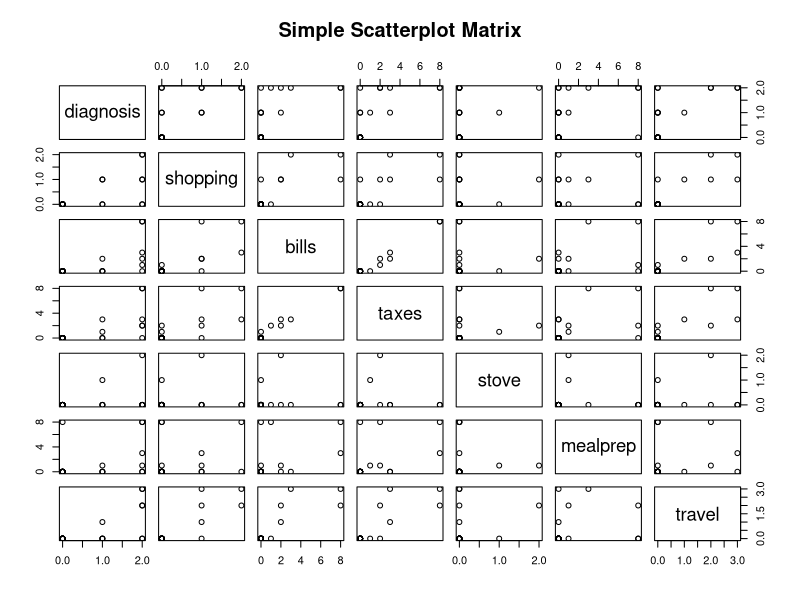
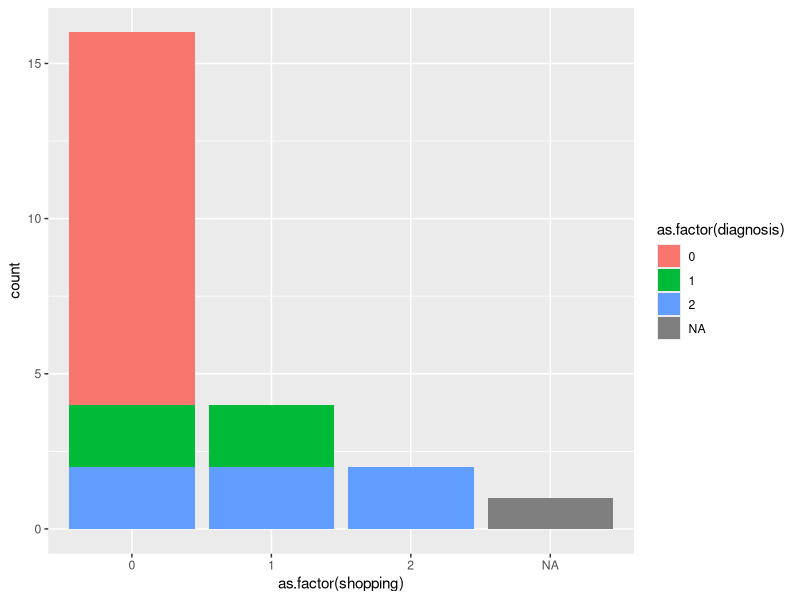
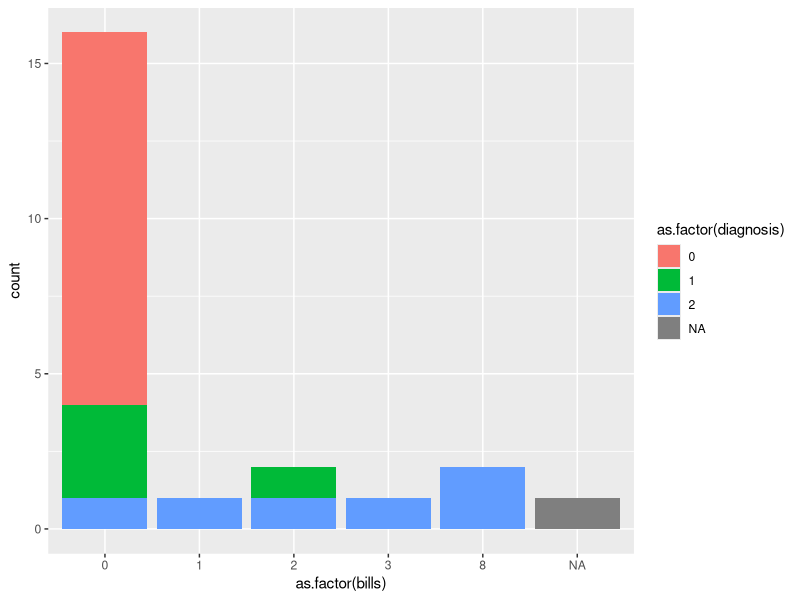
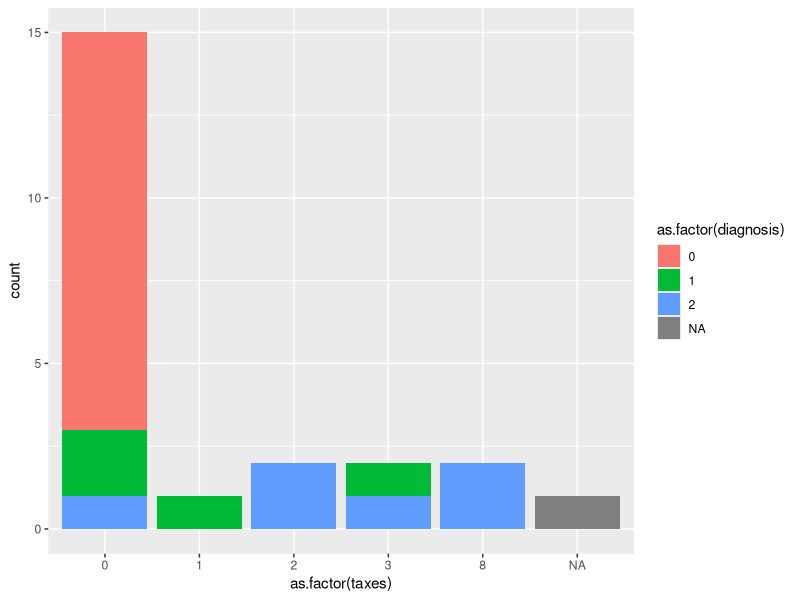
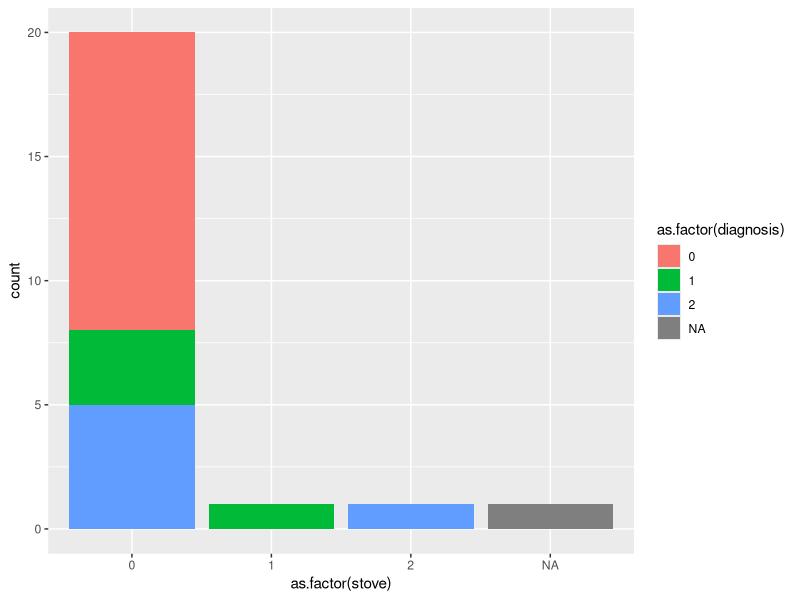
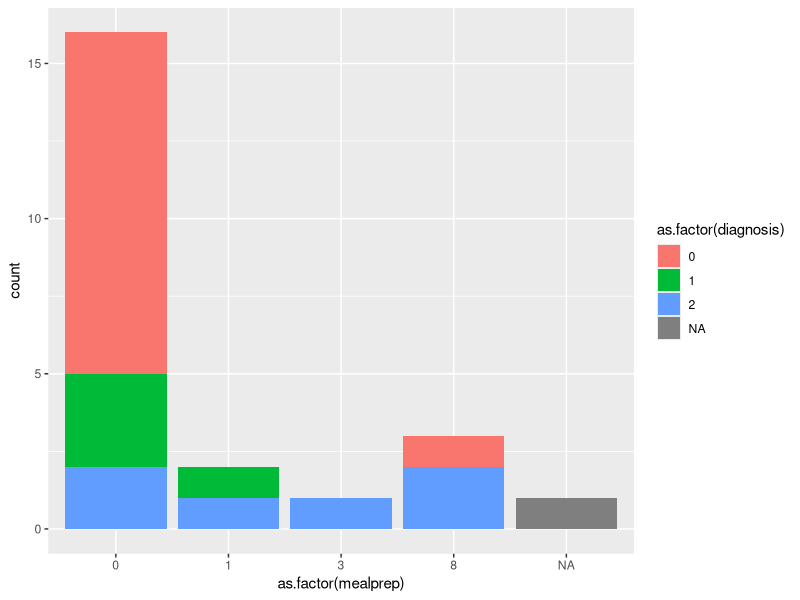
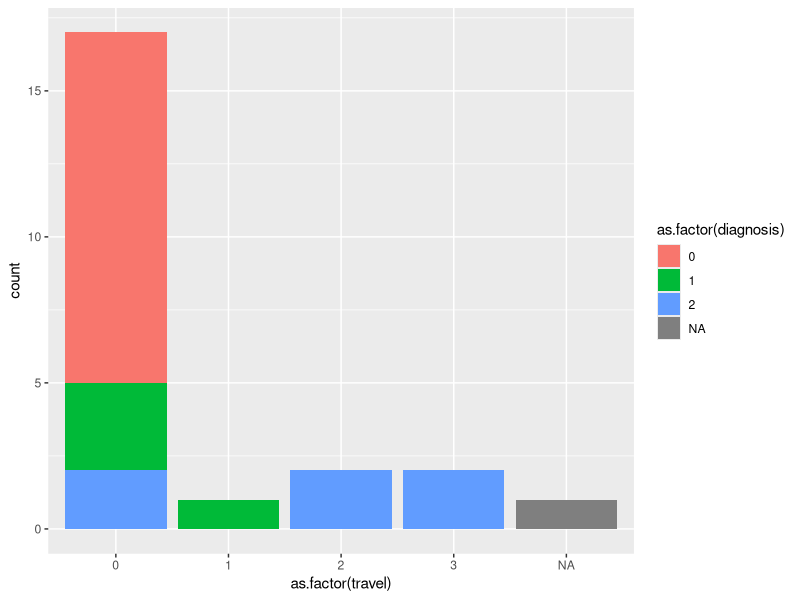
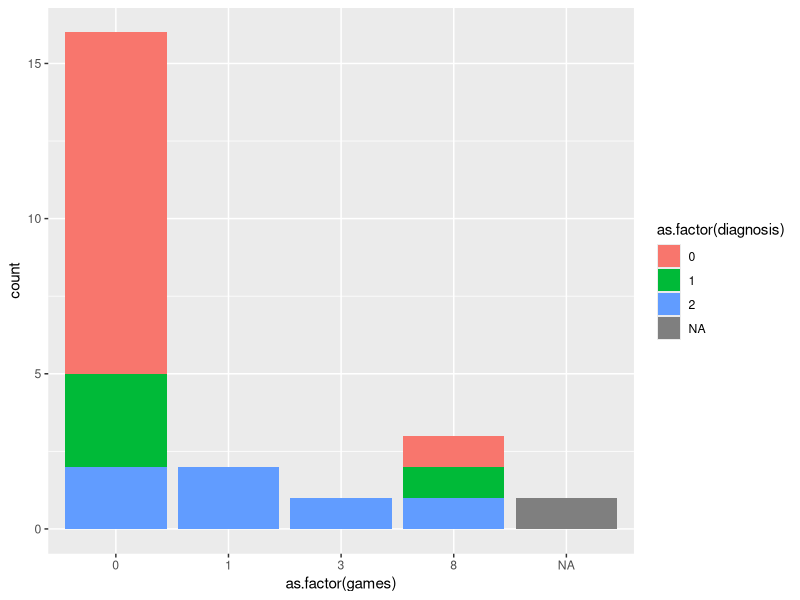

Generate these figures, in order, with R:
## ---- chunk 1
alz <- read.csv("alzheimer_data.csv")
attach(alz)
library(car)
library(ggplot2)
## ---- chunk 2
 
ran <- sample(1:2700,2700)
new_data <- alz[ran,]

pairs(~diagnosis +shopping+bills+taxes+stove+mealprep+travel, data = new_data, main="Simple Scatterplot Matrix")
## ---- chunk 3

shop_graph = ggplot(data = alz, aes(x = as.factor(shopping), fill = as.factor(diagnosis))) + geom_bar()
shop_graph

bills_graph = ggplot(data = alz, aes(x = as.factor(bills), fill = as.factor(diagnosis))) + geom_bar()
bills_graph

taxes_graph = ggplot(data = alz, aes(x = as.factor(taxes), fill = as.factor(diagnosis))) + geom_bar()
taxes_graph

stove_graph = ggplot(data = alz, aes(x = as.factor(stove), fill = as.factor(diagnosis))) + geom_bar()
stove_graph

mealprep_graph = ggplot(data = alz, aes(x = as.factor(mealprep), fill = as.factor(diagnosis))) + geom_bar()
mealprep_graph

travel_graph =  ggplot(data = alz, aes(x = as.factor(travel), fill = as.factor(diagnosis))) + geom_bar()
travel_graph

chess_graph =  ggplot(data = alz, aes(x = as.factor(games), fill = as.factor(diagnosis))) + geom_bar()
chess_graph
## ---- chunk 4
shop_table = table(diagnosis,shopping)
shop_chisquaretest = chisq.test(shop_table)
shop_chisquaretest

bills_table = table(diagnosis,bills)
bills_chisquaretest = chisq.test(bills_table)
bills_chisquaretest

taxes_table = table(diagnosis,taxes)
taxes_chisquaretest = chisq.test(taxes_table)
taxes_chisquaretest

stove_table = table(diagnosis,stove)
stove_chisquaretest = chisq.test(stove_table)
stove_chisquaretest

meal_table = table(diagnosis,mealprep)
meal_chisquaretest = chisq.test(meal_table)
meal_chisquaretest

travel_table = table(diagnosis,travel)
travel_chisquaretest = chisq.test(travel_table)
travel_chisquaretest

chess_table = table(diagnosis,games)
chess_chisquaretest = chisq.test(chess_table)
chess_chisquaretest
